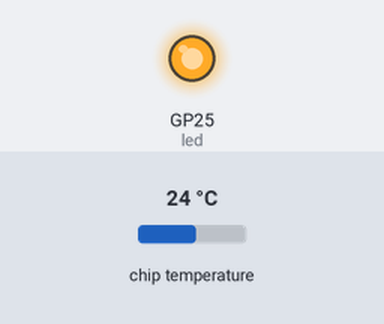
This program was run on a simulated Raspberry Pi Pico running MicroPython. Parts: output pins drawn as LEDs (lit = HIGH). Inputs (shaded band) come from the test bench; at power-on: chip temperature 24 °C. WiFi joins after 1.5 s; values from a settings file that is not in the repository are placeholders; web requests get an empty 200 reply after 0.4 s; what the program prints to the serial console is not drawn.

Above: at 0.1 s.
Timing chart, 0 to 1.6 s (numbered marks = the images above):
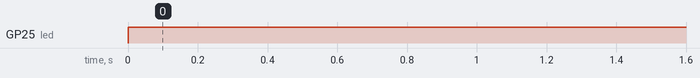

The program:

main.py
```python
import network
import time
import urequests
from secret import SSID, PASSWORD
import machine
led = machine.Pin("LED", machine.Pin.OUT)
led.off()
led.on()

#wifi setup
wlan = network.WLAN(network.STA_IF)
wlan.active(True)
wlan.connect(SSID, PASSWORD)

def getApiStatus():
    try:
        getResponse = urequests.get("http://192.168.1.234:8080/status")
        print(getResponse.text)
        getResponse.close()
        return True;
    except Exception as e:
        print("[PICO W]" + str(e) + " Check API")
        return False;

def connectWifi():
    #connect to wifi
    print('[PICO W] Connecting to wifi...')
    while wlan.isconnected() == False:
        pass

    print("[PICO W] Connected to " + str(wlan.ifconfig()))

TempSensor = machine.ADC(4)
conversion_factor = 3.3 / 65535
connectWifi()

apiStatus = getApiStatus()

if(apiStatus == True):
    print("[PICO W] API Connected")
else:
    print("[PICO W] No connection to API")


while wlan.isconnected():
    led.on()
    tempData = TempSensor.read_u16() * conversion_factor
    temperature = 27-(tempData-0.706)/0.001721
    try:
        postResponse = urequests.post("http://192.168.1.234:8080/", data = str(round(temperature,1)))
        print(postResponse.text)
        postResponse.close()
    except Exception as e:
        while True:
            status = getApiStatus();
            if (status):
                break;
            else:
                led.off()
                time.sleep_ms(1000)
                led.on()


    time.sleep_ms(1000)

    if (wlan.isconnected() == False):
        connectWifi();
        break;
```

Measured:
- by itself, GP25 (led): LOW → HIGH at 0.00 s
